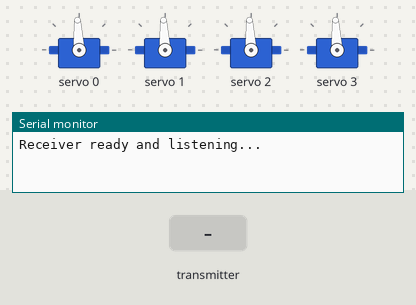
Simulated run of this sketch. Board: ESP32. On the bench: 4 × servo, the last lines printed to the serial monitor. The inputs (shaded band) are chosen by the test bench.

Above: at 2.2 s.
2.3 s: the transmitter starts sending value = 64
At 3.0 s:
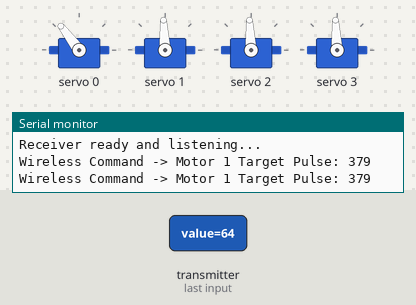
3.8 s: the transmitter starts sending value = 128
At 4.2 s:
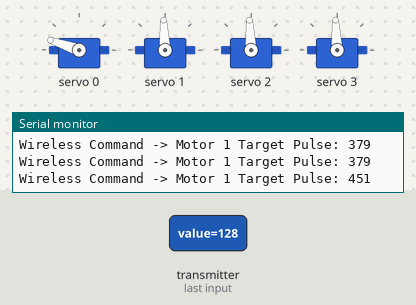
5.3 s: the transmitter starts sending value = 0
At 5.8 s:
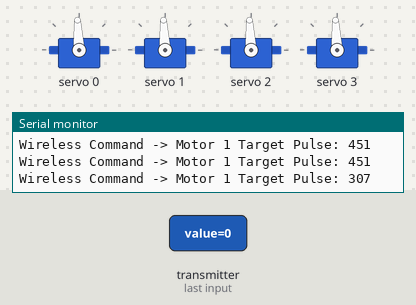
6.9 s: the transmitter starts sending value = 255
At 7.5 s:
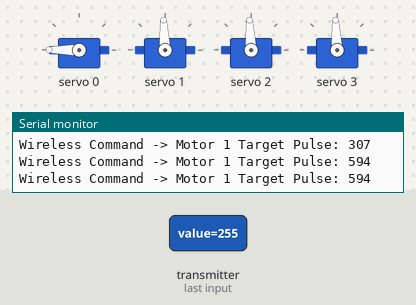
Timing chart, 0 to 9.6 s (numbered marks = the images above; inputs shaded):
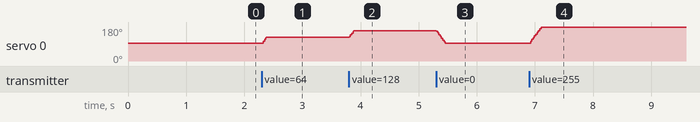

The sketch:

group1_drums_rx.ino.ino
```cpp
#include <esp_now.h>
#include <WiFi.h>
#include <Wire.h>
#include <Adafruit_PWMServoDriver.h>

Adafruit_PWMServoDriver pwm = Adafruit_PWMServoDriver(0x40);

// PCA9685 physical channels
#define SERVO_CHANNEL_0  0
#define SERVO_CHANNEL_1  1
#define SERVO_CHANNEL_2  2
#define SERVO_CHANNEL_3  3

// Motor positions — Adjust to match your physical setup
#define MOTOR0_POS_A  307
#define MOTOR0_POS_B  450
#define MOTOR1_POS_A  307
#define MOTOR1_POS_B  450
#define MOTOR2_POS_A  307
#define MOTOR2_POS_B  450
#define MOTOR3_POS_A  307
#define MOTOR3_POS_B  450

#define STEP_SIZE  5
#define STEP_DELAY 5 // Speed of the movement loop

int posA[4] = {MOTOR0_POS_A, MOTOR1_POS_A, MOTOR2_POS_A, MOTOR3_POS_A};
int posB[4] = {MOTOR0_POS_B, MOTOR1_POS_B, MOTOR2_POS_B, MOTOR3_POS_B};
int channels[4] = {SERVO_CHANNEL_0, SERVO_CHANNEL_1, SERVO_CHANNEL_2, SERVO_CHANNEL_3};

// Track current position AND target position separately
int currentPos[4] = {MOTOR0_POS_A, MOTOR1_POS_A, MOTOR2_POS_A, MOTOR3_POS_A};
int targetPos[4]  = {MOTOR0_POS_A, MOTOR1_POS_A, MOTOR2_POS_A, MOTOR3_POS_A};

// Structure to receive data (Must match sender)
typedef struct struct_message {
  uint8_t motorIndex;
  uint8_t value;
} struct_message;

struct_message incomingData;

int midiToServo(int midiVal, int minPulse, int maxPulse) {
  return map(midiVal, 0, 127, minPulse, maxPulse);
}

// Callback function executed when data is received
void onReceive(const esp_now_recv_info_t *info, const uint8_t *data, int len) {
  memcpy(&incomingData, data, sizeof(incomingData));

  uint8_t m = incomingData.motorIndex;
  uint8_t val = incomingData.value;

  if (m <= 3) {
    // Instantly update the target position
    targetPos[m] = midiToServo(val, posA[m], posB[m]);
    Serial.print("Wireless Command -> Motor "); Serial.print(m + 1);
    Serial.print(" Target Pulse: "); Serial.println(targetPos[m]);
  }
}

void setup() {
  Serial.begin(115200);
  delay(500);

  Wire.begin(21, 22);
  pwm.begin();
  pwm.setPWMFreq(50);
  delay(500);

  // Move all motors to starting positions
  for (int m = 0; m <= 3; m++) {
    pwm.setPWM(channels[m], 0, posA[m]);
  }

  WiFi.mode(WIFI_STA);

  if (esp_now_init() != ESP_OK) {
    Serial.println("Error initializing ESP-NOW");
    return;
  }

  esp_now_register_recv_cb(onReceive);
  Serial.println("Receiver ready and listening...");
}

void loop() {
  // Non-blocking smooth movement for all 4 motors simultaneously
  bool anyMotorMoved = false;

  for (int i = 0; i <= 3; i++) {
    if (currentPos[i] < targetPos[i]) {
      currentPos[i] += STEP_SIZE;
      if (currentPos[i] > targetPos[i]) currentPos[i] = targetPos[i]; // Prevent overshooting
      pwm.setPWM(channels[i], 0, currentPos[i]);
      anyMotorMoved = true;
    }
    else if (currentPos[i] > targetPos[i]) {
      currentPos[i] -= STEP_SIZE;
      if (currentPos[i] < targetPos[i]) currentPos[i] = targetPos[i];
      pwm.setPWM(channels[i], 0, currentPos[i]);
      anyMotorMoved = true;
    }
  }

  // Only delay if motors are actually moving, pacing the speed safely
  if (anyMotorMoved) {
    delay(STEP_DELAY);
  }
}
```

Measured:
- after the input at 2.3 s, servo 0: 93° → 127° at once
- after the input at 3.8 s, servo 0: 127° → 161° at once
- after the input at 5.3 s, servo 0: 161° → 93° at once
- after the input at 6.9 s, servo 0: moves from 93° to 180° over 0.20 s, starting at once
